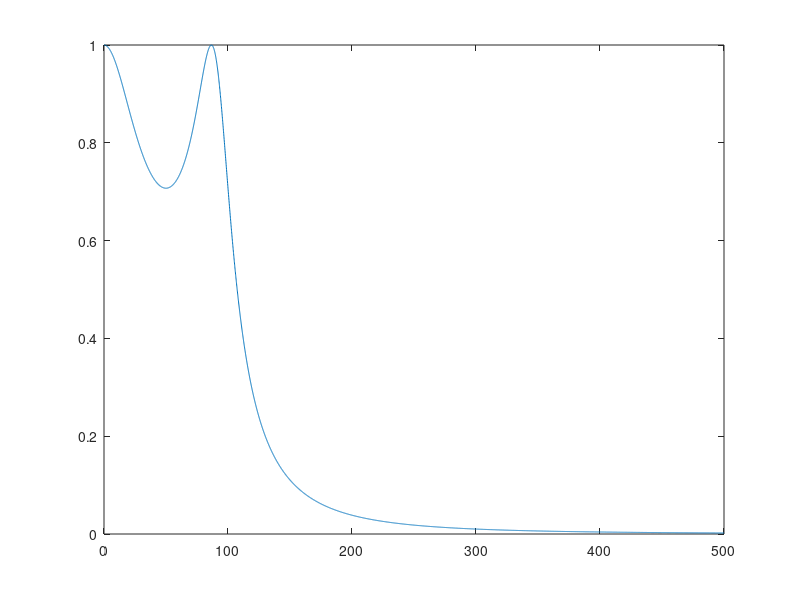

Source code (MATLAB):
delp=1/sqrt(2);
wp=100;
dels=0.0562;
ws=250;
wm=0:0.1:500;
e=sqrt((1/delp^2) -1);
t = sqrt(((1/dels^2)-1)/((1/delp^2)-1));
Nc = acosh(t)/(acosh(ws/wp));
Nc= ceil(Nc);
C=cos(Nc*acos(wm/wp));
C2=cosh(Nc*acosh(wm/wp));
H=(1./(sqrt(1+(e.^2).*(C.^2))).*(abs(wm)<=wp)) + (1./(sqrt(1+(e.^2).*(C2.^2))).*(abs(wm)>wp));
plot(wm,abs(H));